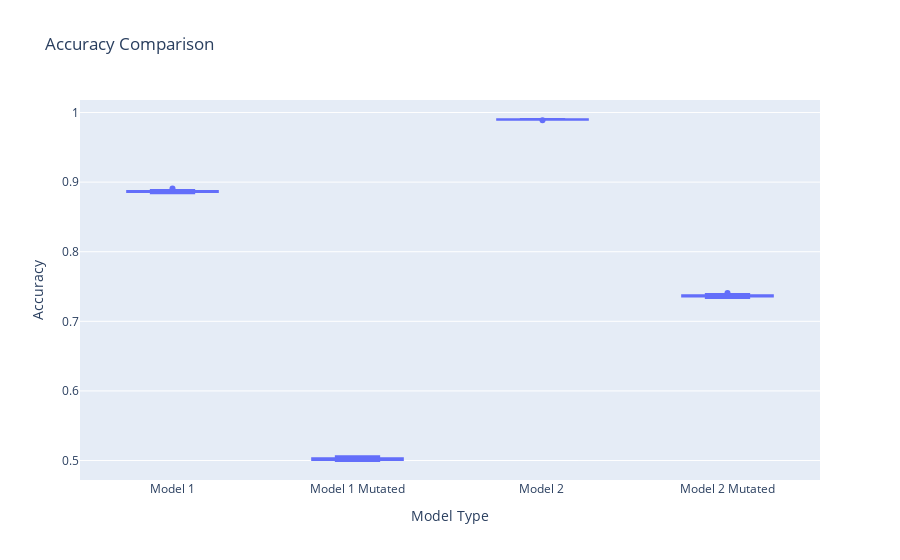

The notebook cell saved with this chart:
### Markdown cell above
# Mutation testing

### Code cell
mutationTestResults = mutationTest(model1,model2,X,y,10)
compareAccuracies(mutationTestResults)

### Figure 1 — Plotly figure (JSON) as saved in the notebook; plotly's stock layout.template omitted (floating-point values rounded to 4 significant figures)
{"data": [{"alignmentgroup": "True", "hovertemplate": "Model Type=%{x}<br>Accuracy=%{y}<extra></extra>", "legendgroup": "", "marker": {"color": "#636efa"}, "name": "", "notched": false, "offsetgroup": "", "orientation": "v", "showlegend": false, "type": "box", "x": ["Model 1", "Model 1", "Model 1", "Model 1", "Model 1", "Model 1", "Model 1", "Model 1", "Model 1", "Model 1", "Model 1 Mutated", "Model 1 Mutated", "Model 1 Mutated", "Model 1 Mutated", "Model 1 Mutated", "Model 1 Mutated", "Model 1 Mutated", "Model 1 Mutated", "Model 1 Mutated", "Model 1 Mutated", "Model 2 ", "Model 2 ", "Model 2 ", "Model 2 ", "Model 2 ", "Model 2 ", "Model 2 ", "Model 2 ", "Model 2 ", "Model 2 ", "Model 2 Mutated", "Model 2 Mutated", "Model 2 Mutated", "Model 2 Mutated", "Model 2 Mutated", "Model 2 Mutated", "Model 2 Mutated", "Model 2 Mutated", "Model 2 Mutated", "Model 2 Mutated"], "x0": " ", "xaxis": "x", "y": [0.8871, 0.8838, 0.8857, 0.8887, 0.8858, 0.8871, 0.8868, 0.8909, 0.8852, 0.8868, 0.5035, 0.506, 0.5018, 0.5007, 0.5017, 0.501, 0.5032, 0.5016, 0.5001, 0.4993, 0.9902, 0.9901, 0.99, 0.9897, 0.9887, 0.9903, 0.9907, 0.9902, 0.9898, 0.9896, 0.7363, 0.7362, 0.7366, 0.7358, 0.7375, 0.7407, 0.7335, 0.7372, 0.7391, 0.7349], "y0": " ", "yaxis": "y"}], "layout": {"boxmode": "group", "legend": {"tracegroupgap": 0}, "title": {"text": "Accuracy Comparison"}, "xaxis": {"anchor": "y", "domain": [0, 1], "title": {"text": "Model Type"}}, "yaxis": {"anchor": "x", "domain": [0, 1], "title": {"text": "Accuracy"}}}}
